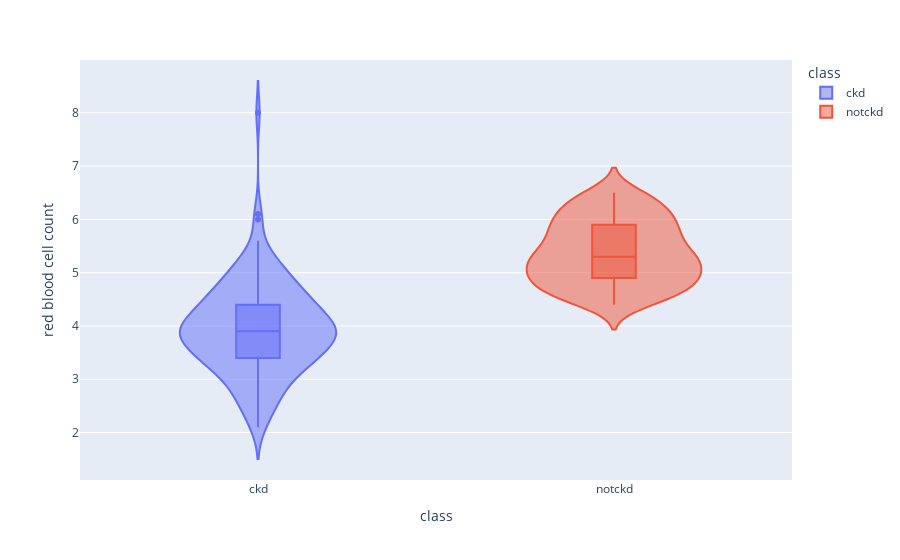

The cell this chart's notebook holds for it:
### Markdown cell above
According to abov graph we can say that if a person is having high haemoglobin level with increasing packed cell volume than person has got high chances of having chronic disease

### Code cell
violin('red blood cell count')

### Figure 1 — Plotly figure (JSON) as saved in the notebook; plotly's stock layout.template omitted (floating-point values rounded to 4 significant figures; data arrays with more than 128 entries replaced by an {"elided": "..."} marker saying what was removed)
{"data": [{"alignmentgroup": "True", "box": {"visible": true}, "hovertemplate": "class=%{x}<br>red blood cell count=%{y}<extra></extra>", "legendgroup": "ckd", "marker": {"color": "#636efa"}, "name": "ckd", "offsetgroup": "ckd", "orientation": "v", "scalegroup": "True", "showlegend": true, "type": "violin", "x": {"elided": "250 str values"}, "x0": " ", "xaxis": "x", "y": {"elided": "250 float values"}, "y0": " ", "yaxis": "y"}, {"alignmentgroup": "True", "box": {"visible": true}, "hovertemplate": "class=%{x}<br>red blood cell count=%{y}<extra></extra>", "legendgroup": "notckd", "marker": {"color": "#EF553B"}, "name": "notckd", "offsetgroup": "notckd", "orientation": "v", "scalegroup": "True", "showlegend": true, "type": "violin", "x": {"elided": "150 str values"}, "x0": " ", "xaxis": "x", "y": {"elided": "150 float values"}, "y0": " ", "yaxis": "y"}], "layout": {"legend": {"title": {"text": "class"}, "tracegroupgap": 0}, "margin": {"t": 60}, "violinmode": "overlay", "xaxis": {"anchor": "y", "categoryarray": ["ckd", "notckd"], "categoryorder": "array", "domain": [0, 1], "title": {"text": "class"}}, "yaxis": {"anchor": "x", "domain": [0, 1], "title": {"text": "red blood cell count"}}}}
